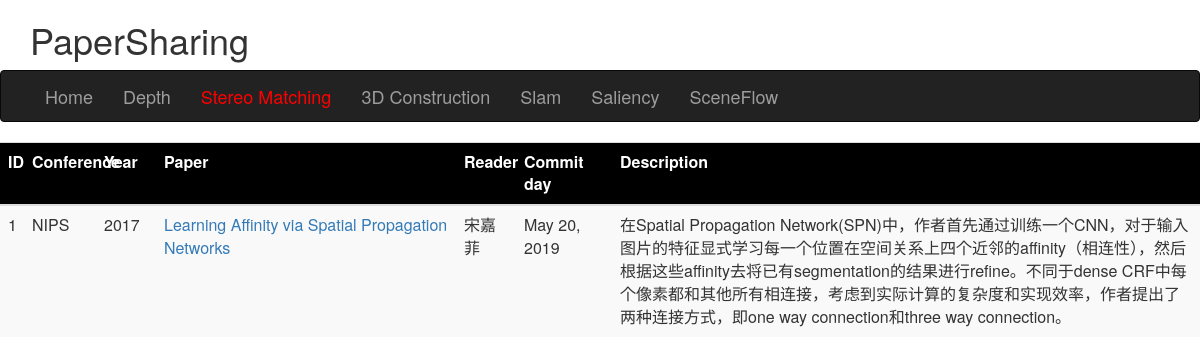
The page /2/ on the database as committed earlier.
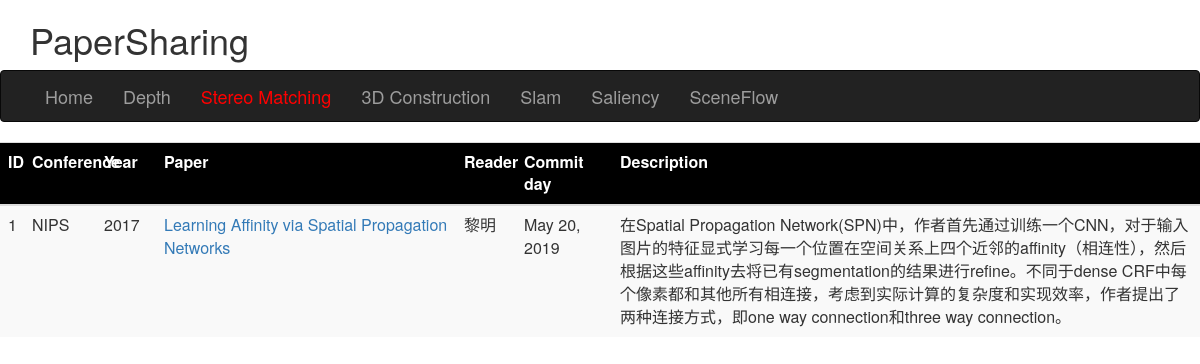
The same page on the database as committed later.
### share/models.py (models this page shows, shortened)
class Catalogue(models.Model):
    catalogue_text = models.CharField(max_length=200)
    pub_date = models.DateTimeField('date published')
    def __str__(self):
        return self.catalogue_text

class Item(models.Model):
    catalogue = models.ForeignKey(Catalogue, on_delete=models.CASCADE)
    item_name = models.CharField(max_length=200,unique=True)
    item_url = models.CharField(max_length=200)
    item_conf = models.CharField(max_length=200,default='Unknown')
    item_reader = models.CharField(max_length=200)
    item_date = models.IntegerField(default=0)
    item_description = models.TextField(max_length=2000)
    pub_date = models.DateField('data published')

### share/views.py (the view)
# urls.py: path('<int:catalogue_id>/', views.detail, name='detail'),
def detail(request, catalogue_id):
    try:
    	catalogue = Catalogue.objects.get(pk=catalogue_id)
    	catalogue_list = Catalogue.objects.all()
    	context = {'catalogue_list': catalogue_list, 'catalogue': catalogue}
    	print(catalogue)
    except Catalogue.DoesNotExist:
        raise Http404("Catalogue does not exist")
    return render(request, 'share/detail.html', context)

### share/templates/share/detail.html (shortened to what this page needs)
{% load static %}
<html>
<head>
<link rel="stylesheet" href="http://cdn.bootcss.com/bootstrap/3.3.4/css/bootstrap.min.css">
<link rel="stylesheet" type="text/css" href="{% static 'share/style.css' %}">
</head>
<body>
<main role="main" class="container">
      <h1 class="mt-5">PaperSharing    </h1>
</main>
<nav class="navbar navbar-inverse ">
  <div class="container">
      <ul class="nav navbar-nav">
        <li><a href="{%url 'index'%}"><font size="4px">Home</font></a></li>
        {% if catalogue_list %}
            {% for each in catalogue_list %}
            	{%if each.catalogue_text == catalogue.catalogue_text%}
                	<li><a href="{% url 'detail' each.id %}">   <font size="4px"><font color="red">{{ each.catalogue_text }}</font></font>         </a></li>
                {%else%}
                	<li><a href="{% url 'detail' each.id %}"> <font size="4px">{{ each.catalogue_text }} </font></a></li>
            	{%endif%}
            {% endfor %}
        {% else %}
            <p>No polls are available.</p>
        {% endif %}
      </ul>
  </div>
</nav>
  <table class="table table-hover table-sm table-striped" style="table-layout: fixed;">
        <tr>
            <th bgcolor="black" width="2%"> <font color="white">ID</font> </th>
            <th bgcolor="black" width="6%"> <font color="white">Conference</font> </th>
            <th bgcolor="black" width="5%"><font color="white">Year</font></th>
            <th bgcolor="black" width="25%"> <font color="white">Paper </font> </th>
            <th bgcolor="black" width="5%"><font color="white">Reader</font></th>
            <th bgcolor="black" width="8%"><font color="white">Commit day </font></th>
            <th bgcolor="black"><font color="white">Description</font></th>
        </tr>
        <tbody>
              {% for each in catalogue.item_set.all %}
                <tr>
                    <td> <p3></p3> </td>
                    <td>{{each.item_conf}}</td>
                    <td>{{each.item_date}}</td>
                    <td><a href="{{each.item_url}}"" target="_blank">{{each.item_name}}</a></td>
                    <td>{{each.item_reader}}</td>
                    <td>{{each.pub_date}}</td>
                    <td>{{each.item_description}}</td>
                </tr>
              {% endfor %}
        </tbody>
  </table>
</body>
</html>

### share/static/share/style.css (style rules this page uses)
tbody { counter-reset: section; }
p3:before { counter-increment: section; content: counter(section) ; }

Rows that differ between the two databases and show on the page:
changed Item "NIPS": item_reader "宋嘉菲" → "黎明"
